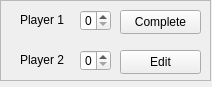
<?xml version="1.0" encoding="UTF-8"?>
<ui version="4.0">
 <class>Form</class>
 <widget class="QWidget" name="Form">
  <property name="geometry">
   <rect>
    <x>0</x>
    <y>0</y>
    <width>212</width>
    <height>87</height>
   </rect>
  </property>
  <property name="windowTitle">
   <string>Form</string>
  </property>
  <widget class="QLabel" name="p1_label">
   <property name="geometry">
    <rect>
     <x>20</x>
     <y>10</y>
     <width>101</width>
     <height>20</height>
    </rect>
   </property>
   <property name="font">
    <font>
     <pointsize>9</pointsize>
    </font>
   </property>
   <property name="text">
    <string>Player 1</string>
   </property>
  </widget>
  <widget class="QLabel" name="p2_label">
   <property name="geometry">
    <rect>
     <x>20</x>
     <y>50</y>
     <width>91</width>
     <height>20</height>
    </rect>
   </property>
   <property name="font">
    <font>
     <pointsize>9</pointsize>
    </font>
   </property>
   <property name="text">
    <string>Player 2</string>
   </property>
  </widget>
  <widget class="QSpinBox" name="p1_score">
   <property name="geometry">
    <rect>
     <x>80</x>
     <y>10</y>
     <width>31</width>
     <height>21</height>
    </rect>
   </property>
  </widget>
  <widget class="QSpinBox" name="p2_score">
   <property name="geometry">
    <rect>
     <x>80</x>
     <y>50</y>
     <width>31</width>
     <height>21</height>
    </rect>
   </property>
  </widget>
  <widget class="QPushButton" name="complete_btn">
   <property name="geometry">
    <rect>
     <x>120</x>
     <y>10</y>
     <width>81</width>
     <height>24</height>
    </rect>
   </property>
   <property name="text">
    <string>Complete</string>
   </property>
  </widget>
  <widget class="QPushButton" name="edit_btn">
   <property name="geometry">
    <rect>
     <x>120</x>
     <y>50</y>
     <width>81</width>
     <height>24</height>
    </rect>
   </property>
   <property name="text">
    <string>Edit</string>
   </property>
  </widget>
  <widget class="QFrame" name="bracket_frame">
   <property name="geometry">
    <rect>
     <x>0</x>
     <y>0</y>
     <width>211</width>
     <height>81</height>
    </rect>
   </property>
   <property name="frameShape">
    <enum>QFrame::StyledPanel</enum>
   </property>
   <property name="frameShadow">
    <enum>QFrame::Raised</enum>
   </property>
  </widget>
  <zorder>bracket_frame</zorder>
  <zorder>p1_label</zorder>
  <zorder>p2_label</zorder>
  <zorder>p1_score</zorder>
  <zorder>p2_score</zorder>
  <zorder>complete_btn</zorder>
  <zorder>edit_btn</zorder>
 </widget>
 <resources/>
 <connections/>
</ui>
